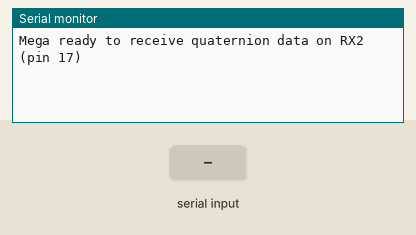
Simulated run of this sketch. Board: Arduino Mega 2560, built with avr-gcc and run on an emulated ATmega2560. Parts: the last lines printed to the serial monitor. Inputs (shaded band) come from the test bench.

Above: at 1.2 s.
1.3 s: "90,45,200\n" received over the second serial link
At 2.3 s:
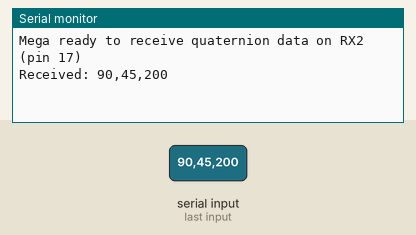
2.8 s: "90,45\n" received over the second serial link
At 3.3 s:
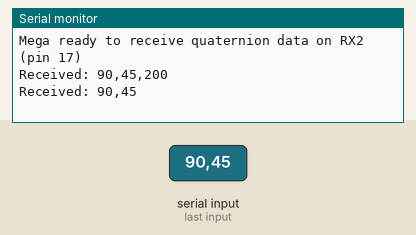
4.3 s: "90,45,200,10\n" received over the second serial link
At 4.7 s:
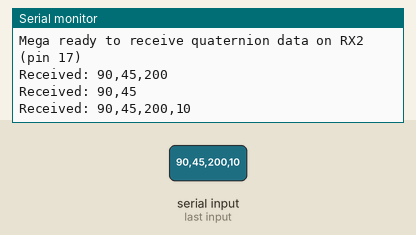
5.8 s: "5\n" received over the second serial link
At 6.6 s:
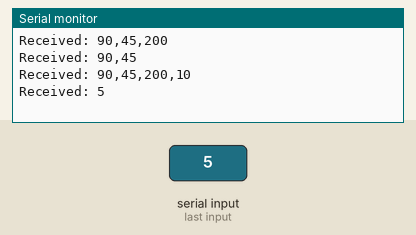

Measured:
- after the input at 1.3 s, the serial monitor: prints a new line at once (image 1)
- after the input at 2.8 s, the serial monitor: prints a new line at once (image 2)
- after the input at 4.3 s, the serial monitor: prints a new line at once (image 3)
- after the input at 5.8 s, the serial monitor: prints a new line at once (image 4)

The sketch:

mega.ino
```cpp
// Arduino Mega - Receiver Code
// Connect Uno pin 10 to Mega RX2 (pin 17)
// Connect GND to GND

String inputBuffer = "";
bool stringComplete = false;

void setup() {
  Serial.begin(115200);   // USB serial for debugging
  Serial2.begin(9600);    // RX2/TX2 serial for receiving from Uno

  Serial.println("Mega ready to receive quaternion data on RX2 (pin 17)");
  inputBuffer.reserve(100);
}

void loop() {
  // Read from Serial2 (RX2 pin 17)
  while (Serial2.available()) {
    char inChar = (char)Serial2.read();
    inputBuffer += inChar;

    if (inChar == '\n') {
      stringComplete = true;
    }
  }

  if (stringComplete) {
    Serial.print("Received: ");
    Serial.print(inputBuffer);

    float w, x, y, z;
    if (parseQuaternion(inputBuffer, w, x, y, z)) {
      Serial.print("Parsed - w:");
      Serial.print(w, 3);
      Serial.print(" x:");
      Serial.print(x, 3);
      Serial.print(" y:");
      Serial.print(y, 3);
      Serial.print(" z:");
      Serial.println(z, 3);

      // Use quaternion data here for your VR tracking
    }

    inputBuffer = "";
    stringComplete = false;
  }
}

bool parseQuaternion(String json, float &w, float &x, float &y, float &z) {
  int wIdx = json.indexOf("\"w\":");
  int xIdx = json.indexOf("\"x\":");
  int yIdx = json.indexOf("\"y\":");
  int zIdx = json.indexOf("\"z\":");

  if (wIdx == -1 || xIdx == -1 || yIdx == -1 || zIdx == -1) {
    return false;
  }

  w = json.substring(wIdx + 4, json.indexOf(',', wIdx)).toFloat();
  x = json.substring(xIdx + 4, json.indexOf(',', xIdx)).toFloat();
  y = json.substring(yIdx + 4, json.indexOf(',', yIdx)).toFloat();
  z = json.substring(zIdx + 4, json.indexOf('}', zIdx)).toFloat();

  return true;
}
```
